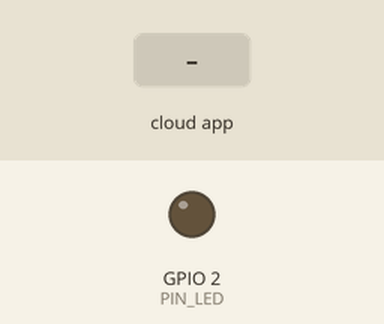
Recording of a sketch running on a simulated ESP32. Shown: output pins drawn as LEDs (lit = HIGH). The test bench sets the inputs (shaded band). The RemoteXY app is connected.

Above: at 1.2 s.
1.3 s: the phone or cloud app sets LED to 1
At 2.2 s:
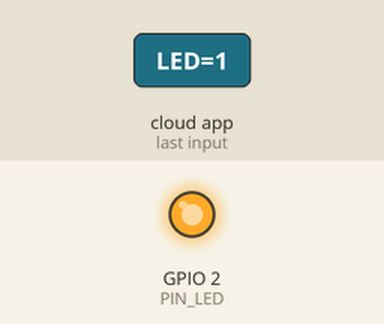
2.8 s: the phone or cloud app sets LED to 0
At 3.3 s:
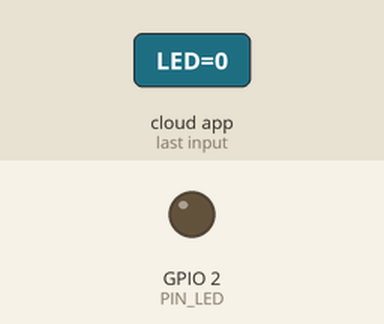
Timing chart, 0 to 5.8 s (numbered marks = the images above; inputs shaded):
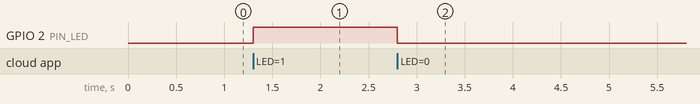

Measured:
- after the input at 1.3 s, GPIO 2 (PIN_LED): LOW → HIGH at once
- after the input at 2.8 s, GPIO 2 (PIN_LED): HIGH → LOW at once

The sketch:

Build_My_Own_Controller_App_with_RemoteXY.ino
```cpp
// (licence header left out)
//////////////////////////////////////////////
//        RemoteXY include library          //
//////////////////////////////////////////////

// you can enable debug logging to Serial at 115200
//#define REMOTEXY__DEBUGLOG

// RemoteXY select connection mode and include library
#define REMOTEXY_MODE__WIFI_POINT

#include <WiFi.h>

// RemoteXY connection settings
#define REMOTEXY_WIFI_SSID "RemoteXY"
#define REMOTEXY_WIFI_PASSWORD "12345678"
#define REMOTEXY_SERVER_PORT 6377


#include <RemoteXY.h>

// RemoteXY GUI configuration
#pragma pack(push, 1)
uint8_t RemoteXY_CONF[] =   // 37 bytes
  { 255,1,0,0,0,30,0,19,0,0,0,0,82,1,106,200,1,1,1,0,
  2,5,7,44,22,0,2,26,31,31,79,78,0,79,70,70,0 };

// this structure defines all the variables and events of your control interface
struct {

    // input variables
  uint8_t LED; // =1 if switch ON and =0 if OFF

    // other variable
  uint8_t connect_flag;  // =1 if wire connected, else =0

} RemoteXY;
#pragma pack(pop)

/////////////////////////////////////////////
//           END RemoteXY include          //
/////////////////////////////////////////////

#define PIN_LED 2


void setup()
{
  RemoteXY_Init ();

  pinMode (PIN_LED, OUTPUT);

  // TODO you setup code

}

void loop()
{
  RemoteXY_Handler ();

  digitalWrite(PIN_LED, (RemoteXY.LED==0)?LOW:HIGH);

  // TODO you loop code
  // use the RemoteXY structure for data transfer
  // do not call delay(), use instead RemoteXY_delay()


}
```
